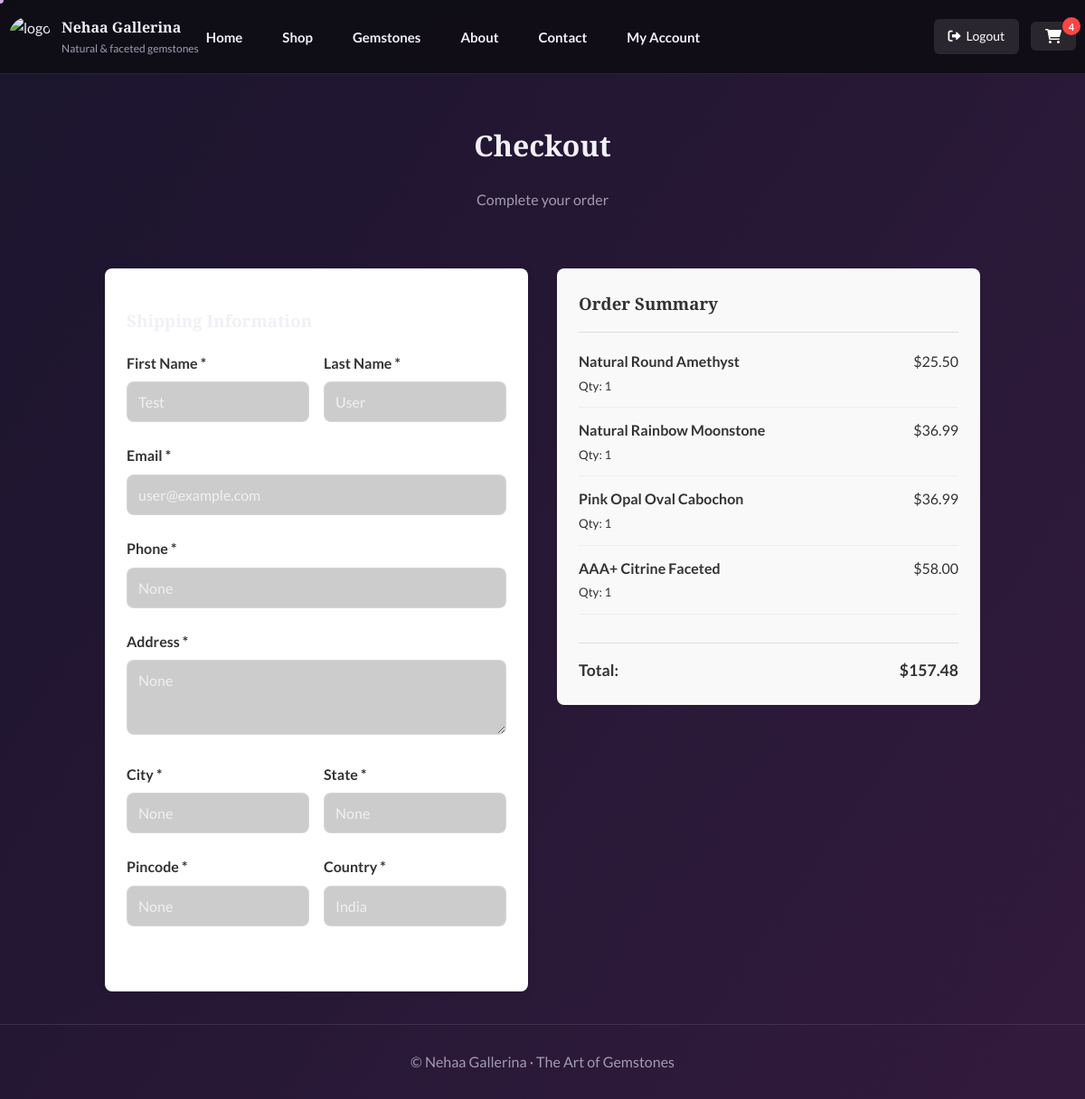
The page /checkout/ (signed in) on the database its author committed.
### users/models.py (models this page shows, shortened)
class CustomUser(AbstractUser):
    phone_number = models.CharField(max_length=20, blank=True, null=True)
    address = models.TextField(blank=True, null=True)
    city = models.CharField(max_length=100, blank=True, null=True)
    state = models.CharField(max_length=100, blank=True, null=True)
    pincode = models.CharField(max_length=10, blank=True, null=True)
    country = models.CharField(max_length=100, default='India')
    date_of_birth = models.DateField(blank=True, null=True)
    profile_image = models.ImageField(upload_to='profile_images/', blank=True, null=True)
    loyalty_points = models.IntegerField(default=0)
    created_at = models.DateTimeField(auto_now_add=True)
    updated_at = models.DateTimeField(auto_now=True)
    class Meta:
        verbose_name = 'User'
        verbose_name_plural = 'Users'
        ordering = ['-date_joined']

### store/models.py (models this page shows, shortened)
class CartItem(models.Model):
    user = models.ForeignKey(settings.AUTH_USER_MODEL, on_delete=models.CASCADE,
                            null=True, blank=True, related_name='cart_items')
    cart = models.ForeignKey(Cart, on_delete=models.CASCADE,
                            null=True, blank=True, related_name='items')
    product = models.ForeignKey(Product, on_delete=models.CASCADE)
    quantity = models.IntegerField(default=1)
    is_active = models.BooleanField(default=True)
    created_at = models.DateTimeField(auto_now_add=True)
    updated_at = models.DateTimeField(auto_now=True)
    class Meta:
        verbose_name = 'Cart Item'
        verbose_name_plural = 'Cart Items'
        ordering = ['-created_at']
    def sub_total(self):
        return self.product.price * self.quantity

class Product(models.Model):
    name = models.CharField(max_length=200)
    slug = models.SlugField(max_length=200, unique=True, blank=True)
    description = models.TextField()
    price = models.DecimalField(max_digits=10, decimal_places=2)
    image = models.URLField(max_length=500)  # Using URL for existing images
    image_file = models.ImageField(upload_to='products/', blank=True, null=True)  # For uploaded images
    stock = models.IntegerField(default=0)
    category = models.ForeignKey(Category, on_delete=models.CASCADE, related_name='products')
    product_type = models.CharField(max_length=100, blank=True)  # e.g., "Bead Strand"
    origin = models.CharField(max_length=100, blank=True)  # e.g., "Brazil"
    size = models.CharField(max_length=100, blank=True)  # e.g., "3mm - 5mm"
    treatment = models.CharField(max_length=100, blank=True)  # e.g., "Heated"
    is_available = models.BooleanField(default=True)
    is_featured = models.BooleanField(default=False)
    created_at = models.DateTimeField(auto_now_add=True)
    updated_at = models.DateTimeField(auto_now=True)
    class Meta:
        verbose_name = 'Product'
        verbose_name_plural = 'Products'
        ordering = ['-created_at']

### store/views.py (the view, shortened to what this page needs)
# urls.py: path('checkout/', views.checkout_view, name='checkout'),
def checkout_view(request):
    cart_items = []
    total = Decimal('0.00')
    if request.user.is_authenticated:
        cart_items = CartItem.objects.filter(user=request.user, is_active=True)
    if not cart_items:
        messages.warning(request, 'Your cart is empty')
        return redirect('store:cart')
    for item in cart_items:
        total += item.sub_total()
    context = {
        'cart_items': cart_items,
        'total': total,
    }
    return render(request, 'store/checkout.html', context)

### store/context_processors.py (called while the page is built, shortened)
def cart_context(request):
    cart_count = 0
    try:
        if request.user.is_authenticated:
            cart_count = CartItem.objects.filter(user=request.user, is_active=True).count()
    except:
        pass
    return {
        'cart_count': cart_count,
    }

### templates/store/checkout.html (shortened to what this page needs)
{% extends 'base.html' %}
{% load static %}
{% block content %}
<main class="container">
  <div class="checkout-container">
    <div class="checkout-header">
      <h1>Checkout</h1>
      <p>Complete your order</p>
    </div>
    <div class="checkout-form">
      <h3>Shipping Information</h3>
      <form method="POST" id="checkoutForm">
        <div class="form-row">
          <div class="form-group">
            <label for="first_name">First Name *</label>
            <input type="text" class="form-control" id="first_name" name="first_name"
              value="{% if user.is_authenticated %}{{ user.first_name }}{% endif %}" required>
          </div>
          <div class="form-group">
            <label for="last_name">Last Name *</label>
            <input type="text" class="form-control" id="last_name" name="last_name"
              value="{% if user.is_authenticated %}{{ user.last_name }}{% endif %}" required>
          </div>
        </div>
        <div class="form-group">
          <label for="email">Email *</label>
          <input type="email" class="form-control" id="email" name="email"
            value="{% if user.is_authenticated %}{{ user.email }}{% endif %}" required>
        </div>
        <div class="form-group">
          <label for="phone">Phone *</label>
          <input type="tel" class="form-control" id="phone" name="phone"
            value="{% if user.is_authenticated %}{{ user.phone_number }}{% endif %}" required>
        </div>
        <div class="form-group">
          <label for="address">Address *</label>
          <textarea class="form-control" id="address" name="address" rows="3"
            required>{% if user.is_authenticated %}{{ user.address }}{% endif %}</textarea>
        </div>
        <div class="form-row">
          <div class="form-group">
            <label for="city">City *</label>
            <input type="text" class="form-control" id="city" name="city"
              value="{% if user.is_authenticated %}{{ user.city }}{% endif %}" required>
          </div>
          <div class="form-group">
            <label for="state">State *</label>
            <input type="text" class="form-control" id="state" name="state"
              value="{% if user.is_authenticated %}{{ user.state }}{% endif %}" required>
          </div>
        </div>
        <div class="form-row">
          <div class="form-group">
            <label for="pincode">Pincode *</label>
            <input type="text" class="form-control" id="pincode" name="pincode"
              value="{% if user.is_authenticated %}{{ user.pincode }}{% endif %}" required>
          </div>
          <div class="form-group">
            <label for="country">Country *</label>
            <input type="text" class="form-control" id="country" name="country"
              value="{% if user.is_authenticated %}{{ user.country }}{% else %}India{% endif %}" required>
          </div>
        </div>
      </form>
    </div>
    <div class="order-summary">
      <h3>Order Summary</h3>
      <div class="order-items">
        {% for item in cart_items %}
        <div class="order-item">
          <div>
            <strong>{{ item.product.name }}</strong><br>
            <small>Qty: {{ item.quantity }}</small>
          </div>
          <div>${{ item.sub_total }}</div>
        </div>
        {% endfor %}
      </div>
      <div class="order-total">
        <div style="display: flex; justify-content: space-between;">
          <span>Total:</span>
          <span>${{ total }}</span>
        </div>
      </div>
    </div>
  </div>
</main>
{% endblock %}

### templates/base.html (shortened to what this page needs)
{% load static %}
<!doctype html>
<html lang="en">
<head>
  <link rel="stylesheet" href="https://cdnjs.cloudflare.com/ajax/libs/font-awesome/6.0.0-beta3/css/all.min.css">
  <link rel="stylesheet" href="{% static 'style.css' %}?v=3">
</head>
<body>
  <header>
    <div class="container topbar">
      <div class="logo magnetic">
        <a href="{% url 'store:home' %}" style="display: flex; align-items: center; text-decoration: none; color: inherit; gap: 12px;">
          <img src="https://thegemsfacet.com/wp-content/uploads/2023/01/gem-facet-logo.jpg" alt="logo">
          <div class="logo-text">
            <div style="font-weight:700; font-family: 'Playfair Display', serif;">Nehaa Gallerina</div>
            <div style="font-size:12px;color:var(--text-secondary)">Natural & faceted gemstones</div>
          </div>
        </a>
      </div>
      <nav class="desktop-nav">
        <ul>
          <li><a href="{% url 'store:home' %}" class="magnetic">Home</a></li>
          <li><a href="{% url 'store:shop' %}" class="magnetic">Shop</a></li>
          <li><a href="{% url 'store:gemstones' %}" class="magnetic">Gemstones</a></li>
          <li><a href="{% url 'store:about' %}" class="magnetic">About</a></li>
          <li><a href="{% url 'store:contact' %}" class="magnetic">Contact</a></li>
          {% if user.is_authenticated %}
            {% if user.is_staff %}
              <li><a href="{% url 'dashboard:admin_dashboard' %}" class="magnetic">Dashboard</a></li>
            {% else %}
              <li><a href="{% url 'users:user_home' %}" class="magnetic">My Account</a></li>
            {% endif %}
          {% endif %}
        </ul>
      </nav>
      <div class="header-actions">
        {% if user.is_authenticated %}
          <a href="{% url 'users:logout' %}" class="magnetic btn-logout">
            <i class="fas fa-sign-out-alt"></i> <span class="hide-mobile">Logout</span>
          </a>
        {% else %}
          <a href="{% url 'users:login' %}" class="magnetic btn-login">
            <i class="fas fa-user"></i> <span class="hide-mobile">Login</span>
          </a>
        {% endif %}
        <a href="{% url 'store:cart' %}" class="magnetic cart-button" aria-label="Shopping Cart">
          <i class="fas fa-shopping-cart"></i>
          <span id="django-cart-count" style="display: {% if cart_count > 0 %}flex{% else %}none{% endif %};">{{ cart_count }}</span>
        </a>
      </div>
    </div>
  </header>
  {% block content %}{% endblock %}
  <footer>
    <div class="container">© Nehaa Gallerina · The Art of Gemstones</div>
  </footer>
</body>
</html>

### static/style.css (style rules this page uses)
:root { --accent: #e0b8ff; --accent-dark: #b56dff; --bg: #0d0c12; --card: rgba(23, 22, 30, 0.5); --text-primary: #f0f0f5; --text-secondary: #a09db3; --font-heading: 'Playfair Display', serif; --font-body: 'Lato', sans-serif; }
* { box-sizing: border-box; }
body { margin: 0; background-color: var(--bg); background-image: linear-gradient(125deg, #1b152e, #3a1c42, #1b152e, #0d0c12); background-size: 400% 400%; animation: aurora 20s ease infinite; color: var(--text-primary); font-family: var(--font-body); line-height: 1.6; overflow-x: hidden; }
.container { max-width: 1180px; margin: 0 auto; padding: 0 24px; width: 100%; }
h1, h2, h3 { font-family: var(--font-heading); font-weight: 700; color: var(--text-primary); }
p { color: var(--text-secondary); }
header { background: rgba(13, 12, 18, 0.85); backdrop-filter: blur(12px); border-bottom: 1px solid rgba(255, 255, 255, 0.1); position: sticky; top: 0; z-index: 1000; }
.topbar { display: flex; align-items: center; justify-content: space-between; padding: 18px 0; width: 100%; }
.logo img { height: 44px; width: auto; border-radius: 50%; }
nav.desktop-nav ul { display: flex; gap: 28px; list-style: none; margin: 0; padding: 0; }
nav.desktop-nav a { text-decoration: none; color: var(--text-primary); font-weight: 700; font-size: 15px; padding: 8px; transition: color 0.2s; }
.header-actions { display: flex; align-items: center; gap: 0.8rem; margin-left: auto; }
.btn-logout { padding: 8px 16px; background: rgba(255,255,255,0.1); border-radius: 6px; text-decoration: none; color: white; font-size: 14px; transition: all 0.3s; display: inline-flex; align-items: center; gap: 6px; }
.cart-button { position: relative; padding: 8px 16px; background: rgba(255,255,255,0.1); border-radius: 6px; text-decoration: none; color: white; font-size: 16px; transition: all 0.3s; display: inline-flex; align-items: center; }
.cart-button #django-cart-count { position: absolute; top: -5px; right: -5px; background: #ff4444; color: white; border-radius: 50%; width: 20px; height: 20px; align-items: center; justify-content: center; font-size: 11px; font-weight: bold; }
.form-group { margin-bottom: 20px; }
.form-group label { display: block; margin-bottom: 8px; font-weight: 700; color: var(--text-primary); }
.form-group input, .form-group textarea { width: 100%; padding: 12px; border-radius: 8px; border: 1px solid rgba(255, 255, 255, 0.2); background: rgba(0,0,0,0.2); color: var(--text-primary); font-family: inherit; font-size: 16px; }
footer { padding: 28px 0; color: var(--text-secondary); border-top: 1px solid rgba(255, 255, 255, 0.1); margin-top: 36px; text-align: center; }

### templates/store/checkout.html (style rules this page uses)
.checkout-container { max-width: 1000px; margin: 2rem auto; padding: 0 1rem; display: grid; grid-template-columns: 1fr 1fr; gap: 2rem; }
.checkout-header { grid-column: 1 / -1; text-align: center; margin-bottom: 1rem; }
.checkout-form { background: #fff; padding: 1.5rem; border-radius: 8px; box-shadow: 0 2px 10px rgba(0, 0, 0, 0.1); color: #333; }
.form-group { margin-bottom: 1.5rem; }
.form-group label { display: block; margin-bottom: 0.5rem; font-weight: 600; color: #333; }
.form-control { width: 100%; padding: 0.75rem; border: 1px solid #ddd; border-radius: 4px; font-size: 1rem; color: #000; background: #f5f5f5; }
.form-row { display: grid; grid-template-columns: 1fr 1fr; gap: 1rem; }
.order-summary { background: #f9f9f9; padding: 1.5rem; border-radius: 8px; align-self: start; position: sticky; top: 1rem; color: #333; }
.order-summary h3 { margin-top: 0; padding-bottom: 1rem; border-bottom: 1px solid #ddd; color: #333; }
.order-items { margin: 1rem 0; max-height: 300px; overflow-y: auto; }
.order-item { display: flex; justify-content: space-between; margin-bottom: 0.75rem; padding-bottom: 0.75rem; border-bottom: 1px solid #eee; color: #333; }
.order-total { margin-top: 1.5rem; padding-top: 1rem; border-top: 1px solid #ddd; font-weight: bold; font-size: 1.1rem; color: #333; }

### rows shown on the page
CustomUser: first_name "Test", last_name "User", email "user@example.com", phone "None", address "None", city "None", state "None", pincode "None", country "India"
CartItem: product.name "Natural Round Amethyst", quantity "1", sub_total "25.50"
CartItem: product.name "Natural Rainbow Moonstone", quantity "1", sub_total "36.99"
CartItem: product.name "Pink Opal Oval Cabochon", quantity "1", sub_total "36.99"
CartItem: product.name "AAA+ Citrine Faceted", quantity "1", sub_total "58.00"

### other values the page prints
{{ cart_count }} "4"
{{ total }} "157.48"
